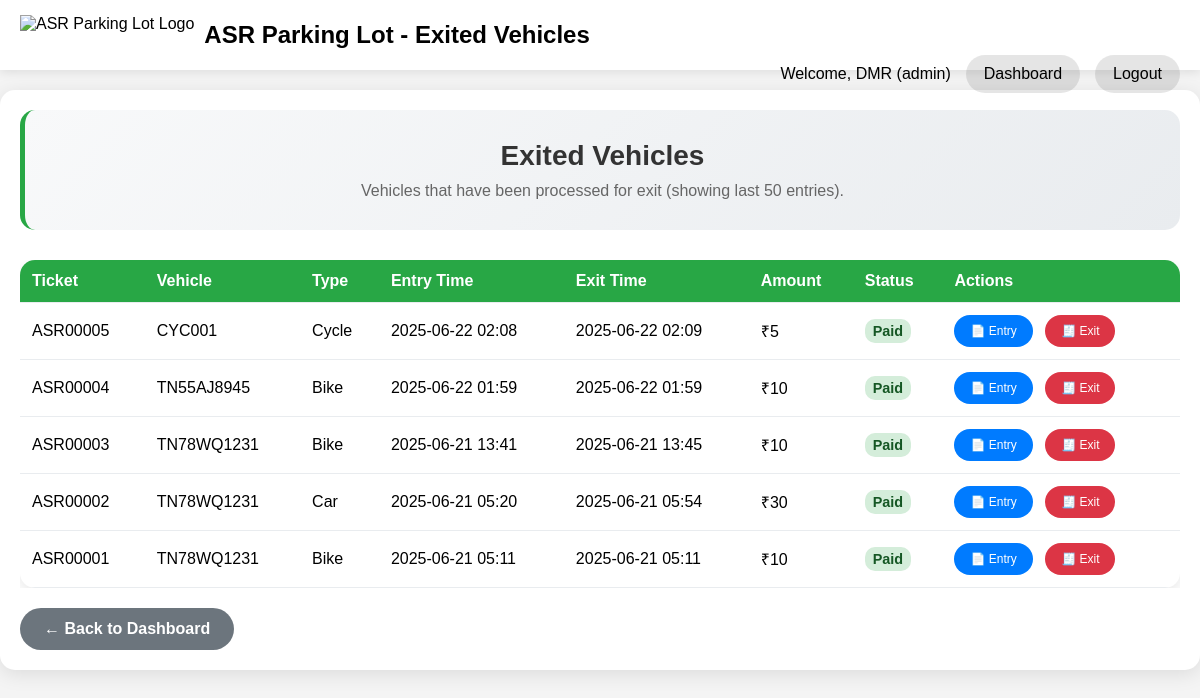
The app's page /staff/exited-vehicles (signed in), older data.
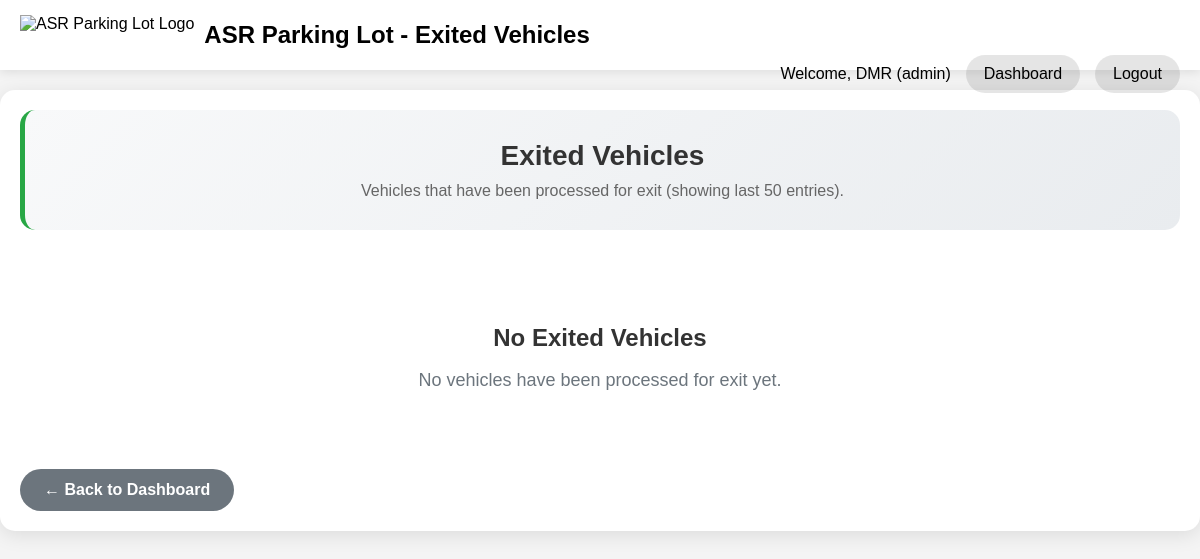
The same page, newer data.
### app/models.py (models this page shows, shortened)
class User(UserMixin, db.Model):
    id = db.Column(db.Integer, primary_key=True)
    username = db.Column(db.String(80), index=True, unique=True, nullable=False)
    email = db.Column(db.String(120), index=True, unique=True, nullable=False)
    password_hash = db.Column(db.String(256))
    role = db.Column(db.String(10), index=True, nullable=False, default='staff') # 'admin' or 'staff'

class Entry(db.Model):
    id = db.Column(db.Integer, primary_key=True)
    ticket_number = db.Column(db.String(20), unique=True, nullable=False)
    vehicle_type = db.Column(db.String(50), nullable=False)
    vehicle_number = db.Column(db.String(20), nullable=False)
    phone = db.Column(db.String(15), nullable=False)
    device = db.Column(db.String(50), nullable=False)
    entry_time = db.Column(db.DateTime, default=get_current_device_time, nullable=False)
    exit_time = db.Column(db.DateTime, nullable=True)
    paid = db.Column(db.Boolean, default=False, nullable=False)
    amount = db.Column(db.Float, nullable=True)

### app/routes.py (the view)
@main.route('/staff/exited-vehicles')
@login_required
def exited_vehicles():
    if current_user.role not in ['admin', 'staff']:
        flash('Access denied. Staff or Admin privileges required.', 'error')
        return redirect(url_for('main.index'))
    exited_vehicles = Entry.query.filter(
        Entry.exit_time.is_not(None)
    ).order_by(Entry.exit_time.desc()).limit(50).all()
    return render_template('exited_vehicles.html',
                         title='Exited Vehicles',
                         exited_vehicles=exited_vehicles)

### app/utils.py (called while the page is built)
def get_ist_time(dt=None):
    if dt is None:
        dt = datetime.utcnow()
    ist_offset = timedelta(hours=5, minutes=30)
    ist_time = dt + ist_offset
    return ist_time

def format_ist_time(dt, format_str='%Y-%m-%d %H:%M:%S'):
    ist_time = get_ist_time(dt)
    return ist_time.strftime(format_str)

def format_ist_time_medium(dt):
    return format_ist_time(dt, '%Y-%m-%d %H:%M')

### app/templates/exited_vehicles.html (shortened to what this page needs)
<!DOCTYPE html>
<html lang="en">
<head>
</head>
<body>
    <div class="navbar">
        <div class="navbar-logo">
            <img src="{{ url_for('main.public_file', filename='logo.png') }}" alt="ASR Parking Lot Logo">
            <h1>ASR Parking Lot - Exited Vehicles</h1>
        </div>
        <div class="navbar-right">
            <span>Welcome, {{ current_user.username }} ({{ current_user.role }})</span>
            <a href="{{ url_for('main.staff_dashboard') }}">Dashboard</a>
            <a href="{{ url_for('main.logout') }}">Logout</a>
        </div>
    </div>
    <div class="container">
        <div class="header-section">
            <h2>Exited Vehicles</h2>
            <p>Vehicles that have been processed for exit (showing last 50 entries).</p>
        </div>
        {% if exited_vehicles %}
        <div class="vehicles-table">
            <table>
                <thead>
                    <tr>
                        <th>Ticket</th>
                        <th>Vehicle</th>
                        <th>Type</th>
                        <th>Entry Time</th>
                        <th>Exit Time</th>
                        <th>Amount</th>
                        <th>Status</th>
                        <th>Actions</th>
                    </tr>
                </thead>
                <tbody>
                    {% for vehicle in exited_vehicles %}
                    <tr>
                        <td>{{ vehicle.ticket_number }}</td>
                        <td>{{ vehicle.vehicle_number }}</td>
                        <td>{{ vehicle.vehicle_type }}</td>
                        <td>{{ vehicle.entry_time | ist_medium }}</td>
                        <td>{{ vehicle.exit_time | ist_medium }}</td>
                        <td>₹{{ "%.0f"|format(vehicle.amount or 0) }}</td>
                        <td>
                            {% if vehicle.paid %}
                                <span class="status-paid">Paid</span>
                            {% else %}
                                <span class="status-pending">Pending</span>
                            {% endif %}
                        </td>
                        <td>
                            <a href="{{ url_for('main.print_receipt', entry_id=vehicle.id) }}"
                               target="_blank"
                               class="action-btn">
                                📄 Entry
                            </a>
                            <a href="{{ url_for('main.exit_receipt', entry_id=vehicle.id) }}"
                               target="_blank"
                               class="action-btn exit">
                                🧾 Exit
                            </a>
                        </td>
                    </tr>
                    {% endfor %}
                </tbody>
            </table>
        </div>
        {% else %}
        <div class="no-vehicles">
            <h3>No Exited Vehicles</h3>
            <p>No vehicles have been processed for exit yet.</p>
        </div>
        {% endif %}
        <a href="{{ url_for('main.staff_dashboard') }}" class="back-btn">← Back to Dashboard</a>
    </div>
</body>
</html>

### app/templates/exited_vehicles.html (style rules this page uses)
* { box-sizing: border-box; }
body { font-family: Arial, sans-serif; margin: 0; padding: 0; background-color: #f4f4f4; min-height: 100vh; }
.navbar { background-color: white; padding: 15px 20px; color: black; position: sticky; top: 0; z-index: 1000; box-shadow: 0 2px 10px rgba(0,0,0,0.1); }
.navbar h1 { margin: 0; display: inline-block; font-size: clamp(18px, 4vw, 24px); color: black; }
.navbar-logo { display: flex; align-items: center; gap: 10px; flex-wrap: wrap; }
.navbar-logo img { height: clamp(30px, 6vw, 40px); width: auto; }
.navbar-right { float: right; display: flex; align-items: center; gap: 15px; flex-wrap: wrap; color: black; }
.navbar a { color: black; text-decoration: none; padding: 8px 16px; border-radius: 25px; background-color: rgba(0, 0, 0, 0.1); transition: all 0.3s ease; font-weight: 500; border: 2px solid transparent; }
.container { max-width: 1200px; margin: 20px auto; padding: 20px; background: white; border-radius: 15px; box-shadow: 0 4px 20px rgba(0,0,0,0.1); }
.header-section { text-align: center; margin-bottom: 30px; padding: 30px; background: linear-gradient(135deg, #f8f9fa 0%, #e9ecef 100%); border-radius: 15px; border-left: 5px solid #28a745; }
.header-section h2 { color: #333; margin: 0 0 10px 0; font-size: clamp(20px, 5vw, 28px); }
.header-section p { color: #666; margin: 0; font-size: clamp(14px, 3vw, 16px); }
.back-btn { display: inline-block; padding: 12px 24px; background-color: #6c757d; color: white; text-decoration: none; border-radius: 25px; margin-top: 20px; font-weight: bold; transition: all 0.3s ease; }
.no-vehicles { text-align: center; padding: 40px; color: #6c757d; font-size: clamp(16px, 3vw, 18px); }
.no-vehicles h3 { margin-bottom: 10px; color: #333; font-size: clamp(18px, 4vw, 24px); }

Row changes from the older to the newer data that the page shows:
removed Entry: ticket_number "ASR00005", vehicle_number "CYC001", vehicle_type "Cycle", entry_time|ist_medium "2025-06-22 02:08", exit_time|ist_medium "2025-06-22 02:09", amount "5", paid "Paid"
removed Entry: ticket_number "ASR00004", vehicle_number "TN55AJ8945", vehicle_type "Bike", entry_time|ist_medium "2025-06-22 01:59", exit_time|ist_medium "2025-06-22 01:59", amount "10", paid "Paid"
removed Entry: ticket_number "ASR00003", vehicle_number "TN78WQ1231", vehicle_type "Bike", entry_time|ist_medium "2025-06-21 13:41", exit_time|ist_medium "2025-06-21 13:45", amount "10", paid "Paid"
removed Entry: ticket_number "ASR00002", vehicle_number "TN78WQ1231", vehicle_type "Car", entry_time|ist_medium "2025-06-21 05:20", exit_time|ist_medium "2025-06-21 05:54", amount "30", paid "Paid"
removed Entry: ticket_number "ASR00001", vehicle_number "TN78WQ1231", vehicle_type "Bike", entry_time|ist_medium "2025-06-21 05:11", exit_time|ist_medium "2025-06-21 05:11", amount "10", paid "Paid"
Text that changed along with them:
text no longer shown: "Ticket Vehicle Type Entry Time Exit Time Amount Status Actions"
text now shown: "No Exited Vehicles No vehicles have been processed for exit yet."
